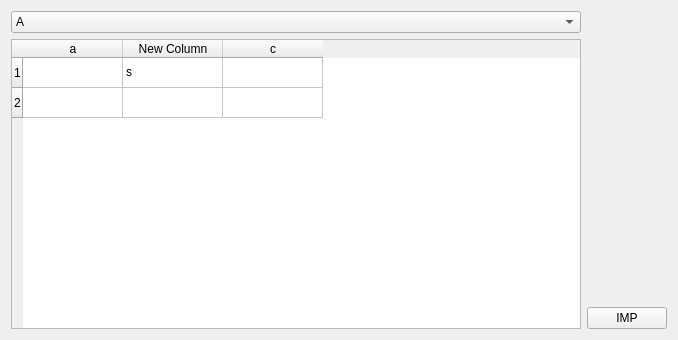
<?xml version="1.0" encoding="UTF-8"?>
<ui version="4.0">
 <class>Form</class>
 <widget class="QWidget" name="Form">
  <property name="geometry">
   <rect>
    <x>0</x>
    <y>0</y>
    <width>678</width>
    <height>340</height>
   </rect>
  </property>
  <property name="windowTitle">
   <string>Inventaire comptage</string>
  </property>
  <layout class="QGridLayout" name="gridLayout">
   <item row="1" column="1" alignment="Qt::AlignBottom">
    <widget class="QPushButton" name="pushButton">
     <property name="text">
      <string>IMP</string>
     </property>
    </widget>
   </item>
   <item row="1" column="0">
    <widget class="QTableWidget" name="tableWidget">
     <property name="editTriggers">
      <set>QAbstractItemView::NoEditTriggers</set>
     </property>
     <property name="selectionMode">
      <enum>QAbstractItemView::NoSelection</enum>
     </property>
     <row>
      <property name="text">
       <string>1</string>
      </property>
     </row>
     <row>
      <property name="text">
       <string>2</string>
      </property>
     </row>
     <column>
      <property name="text">
       <string>a</string>
      </property>
     </column>
     <column>
      <property name="text">
       <string>New Column</string>
      </property>
     </column>
     <column>
      <property name="text">
       <string>c</string>
      </property>
     </column>
     <item row="0" column="1">
      <property name="text">
       <string>s</string>
      </property>
     </item>
    </widget>
   </item>
   <item row="0" column="0">
    <widget class="QComboBox" name="comboBox">
     <item>
      <property name="text">
       <string>A</string>
      </property>
     </item>
     <item>
      <property name="text">
       <string>B</string>
      </property>
     </item>
     <item>
      <property name="text">
       <string>c</string>
      </property>
     </item>
    </widget>
   </item>
  </layout>
 </widget>
 <resources/>
 <connections/>
</ui>
